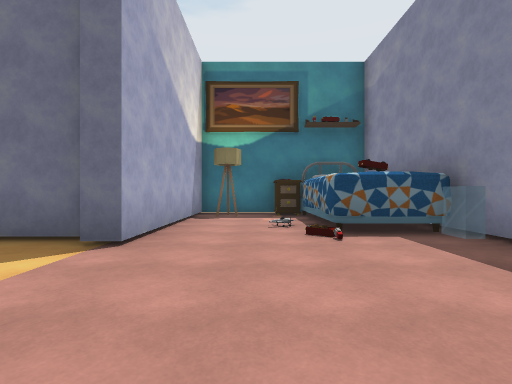
[1] (above)

23 first-person views from a walk through a Unity game level. The camera is 1.3 m above the floor, looks level and sees 85° across. The floor is counted in squares, 2 m on a side. Each view is taken from the middle of a square. On the plan, view 1 faces up. The plan holds only what a view shows up to about 9 squares ahead; the rest is blank. The player character is not drawn. Some animated figures are left out. Some surface patterns are stand-ins.

[2]
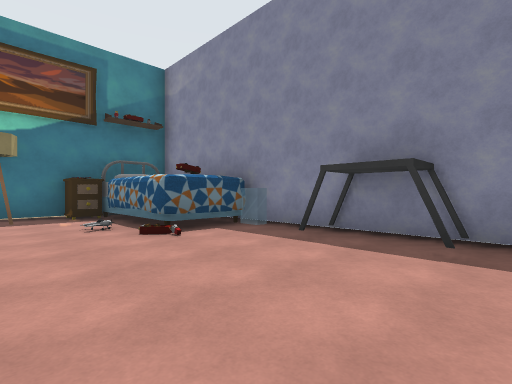

[3]
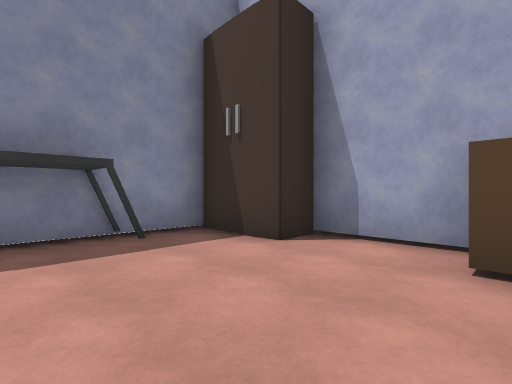

[4]
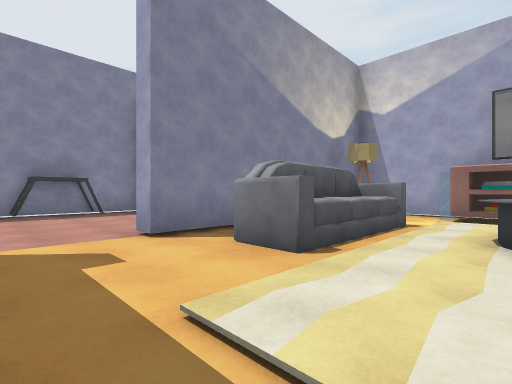

[5]
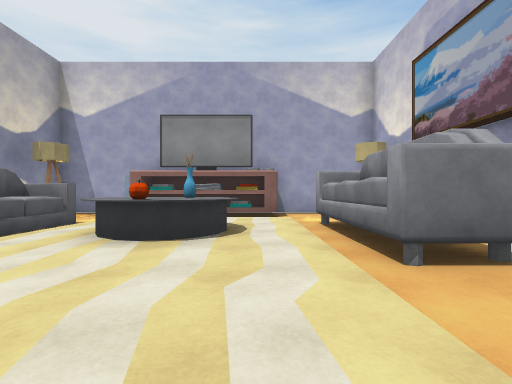

[6]
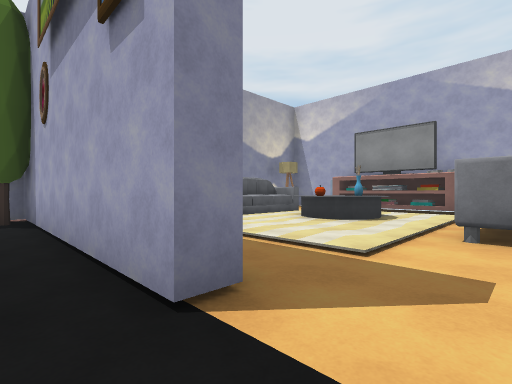

[7]
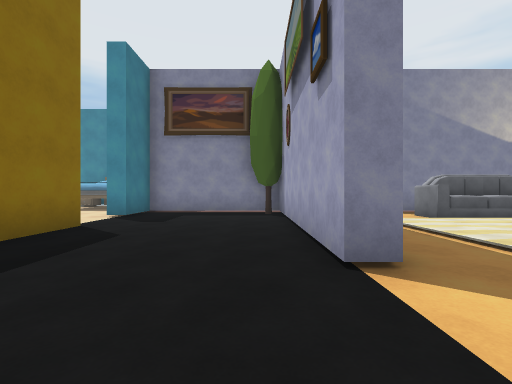

[8]
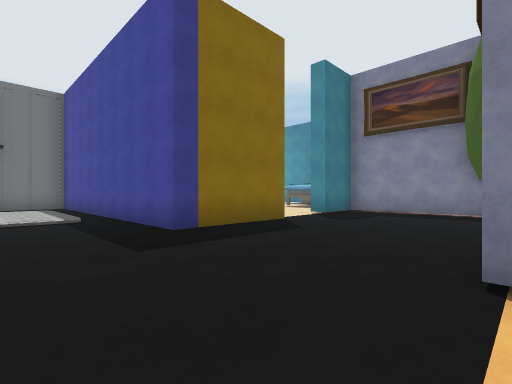

[9]
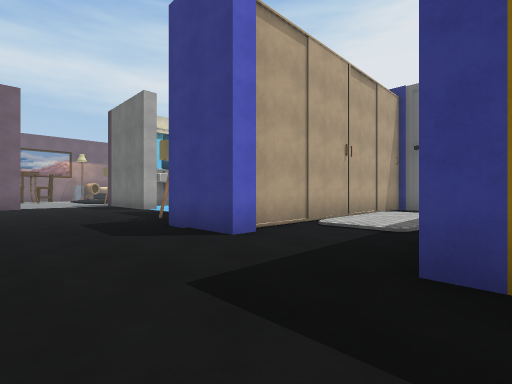

[10]
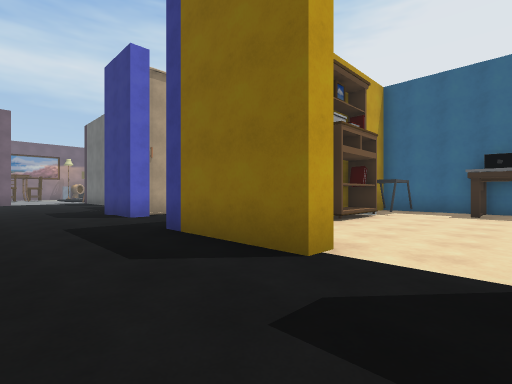

[11]
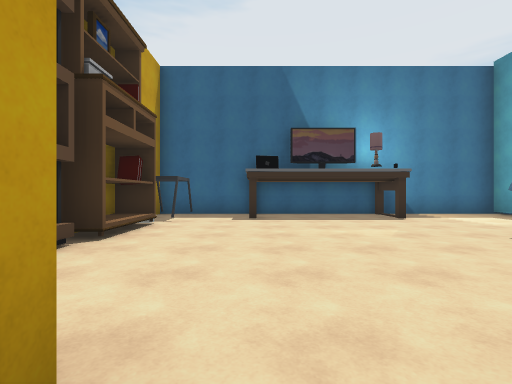

[12]
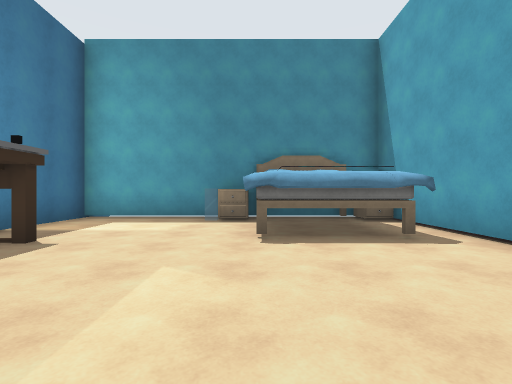

[13]
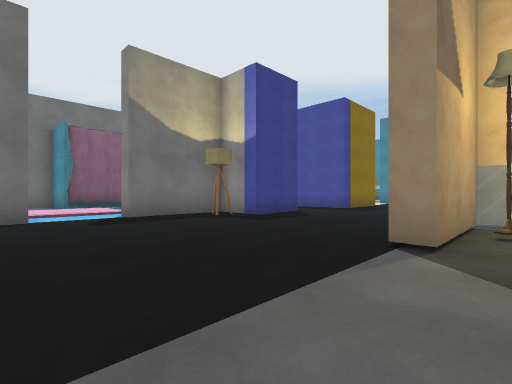

[14]
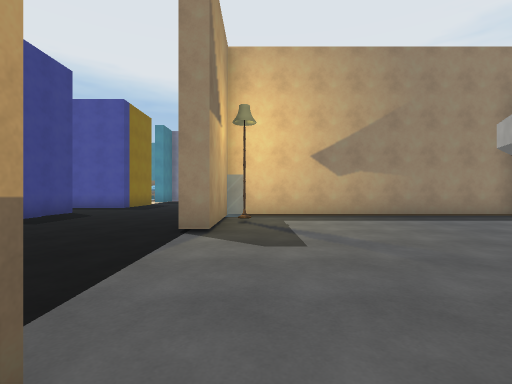

[15]
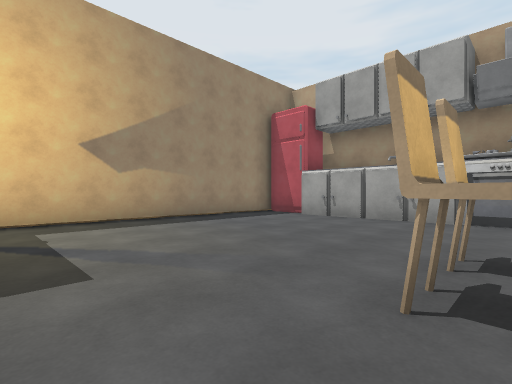

[16]
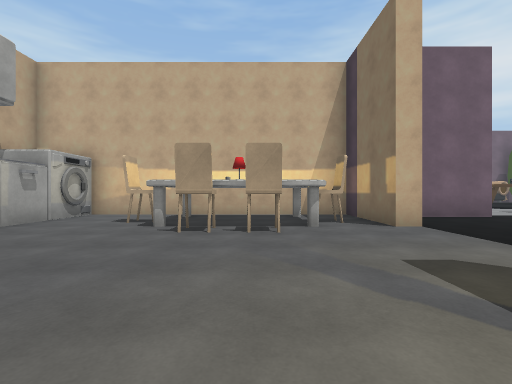

[17]
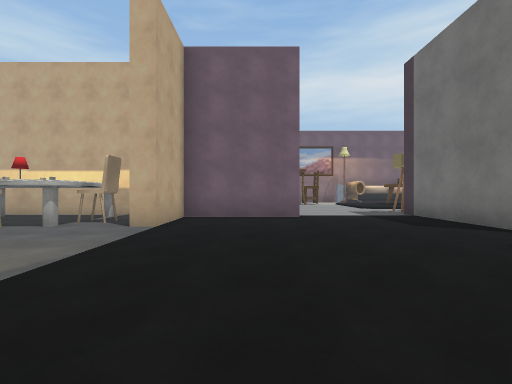

[18]
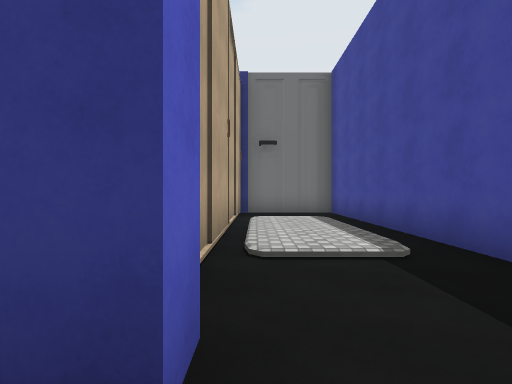

[19]
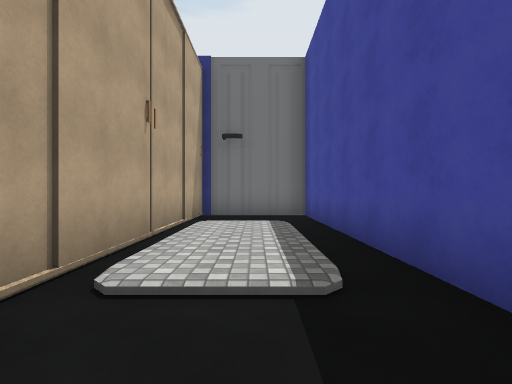

[20]
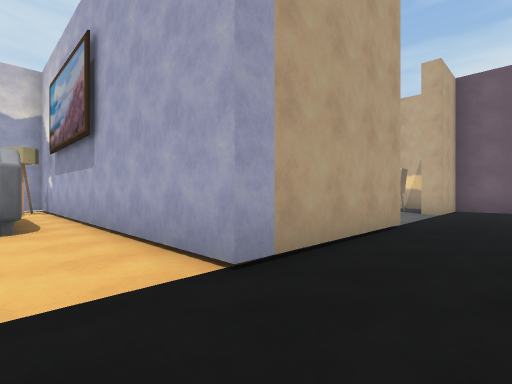

[21]
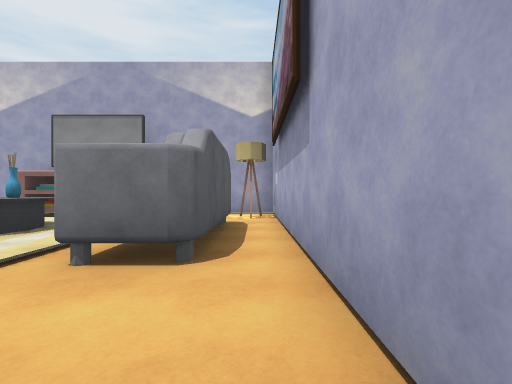

[22]
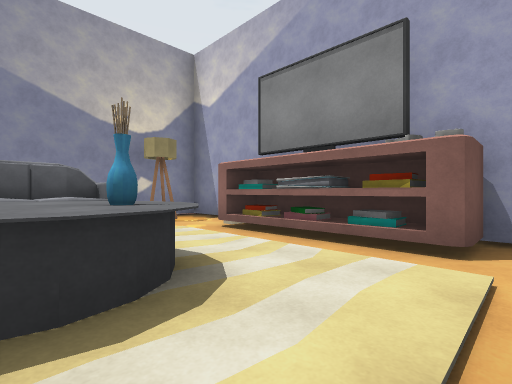

[23]
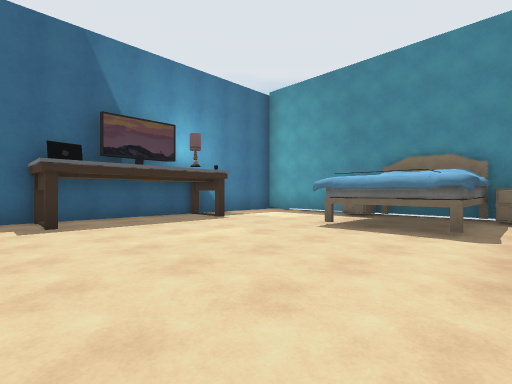

### Floor plan
Points are (right, up) in squares from view 1. A wall is a line through its corners. A room is listed if a view was taken in it or the views show most of it. See-through windows are left out.
Room 1 (views 1, 2)
walls: (3.3, 2.6) (3.3, 4.9); (3.3, -1) (3.3, 0.4); (-0.5, -1.7) (1.5, -1.7); (0.5, 8.4) (-1.6, 8.4) (-1.6, 3.4)
low walls: (1.3, 4.5) (1.3, 6.8)
ways out: opening at (-1.5, 2.5) to room 2
objects: box (-1, -1); lamp (-1, 7); other object (1, 4); other object (1, 7); other object (1, 8); wardrobe (2, -1); desk (3, 1) to (3, 2)
Room 2 (views 3, 4, 5, 6, 7, 8, 9, 10, 11, 12, 13, 14, 15, 16, 17, 18, 19, 20, 21, 22, 23)
walls: (-8.6, 3.8) (-8.6, 4.2) (-2.1, 4.2) (-2.1, 8.4) (-3.7, 8.4) (-3.7, 8.9); (-11.2, 9.2) (-11.2, 8.7) (-13.2, 8.7) (-13.2, 10); (-10.2, 0.6) (-9.3, 0.6) (-9.3, -2.9); (-5.6, 8.9) (-5.6, 8.4) (-8.6, 8.4) (-8.6, 12.5); (-13.6, 10.4) (-16.2, 10.4); (-10.5, -2.5) (-10.5, 0.4); (-2.2, 3.7) (-3.5, 3.7); (-1.6, 3.4) (-2.1, 3.4); (-12.5, -3.9) (-12.5, 3.7) (-15.5, 3.7) (-15.5, 4.2) (-11.5, 4.2) (-11.5, -5.4) (-8.6, -5.4) (-8.6, -4.2) (-4.8, -4.2); (-1.6, 8.9) (0.5, 8.9); (-8.1, -4.3) (-7.2, -4.4); (-8.6, 14.4) (-8.6, 16.8) (-11.5, 16.8) (-11.5, 9.4); (-4.2, -2.6) (-3.4, -2.6) (-3.5, -0.2); (-2.1, -0.4) (-2.1, 1.2) (-1.6, 1.2); (-8.1, -4.4) (-7.5, -4.4); (-19.2, 2.2) (-19.2, 1.5); (-3.5, -2.2) (-3.4, -0.7); (-18.1, 10.4) (-22.2, 10.4); (-4.2, -2.9) (-4.2, 0.6) (-3.2, 0.6); (-1.4, 10.1) (-1.4, 10.7); (-8.3, -5) (-5, -5) (-5, -4.1); (-5.8, -4.3) (-5.2, -4.5); (-7.1, -4.9) (-7.1, -4.2); (-1.2, 10.5) (-1.2, 11.7); (-5.9, -4.7) (-5.8, -4.4); (-21.3, 7.2) (-21.3, 4.2) (-19.2, 4.2) (-19.2, 3.7) (-22.1, 3.7) (-22.1, -3.9); (-4.5, -5.4) (-2.1, -5.4) (-2.1, -3.8); (1.2, 9.7) (-1.1, 9.7) (-1.1, 12); (-5.2, 16.4) (-6.5, 16.4); (-1.4, 14.8) (-1.4, 16.4) (-5, 16.4); (-20.4, -3.7) (-14.1, -3.7)
low walls: (-7.9, -4.8) (-7.8, -4.3); (-6.9, -4.7) (-6.7, -4.3); (-5.8, -4.4) (-5.3, -4.4); (-6.8, -4.8) (-6.8, -4.2) (-6.3, -4.5)
ways out: opening at (-1.5, 2.5) to room 1; opening at (-22, 8.5); opening at (-17.5, 10); opening at (-1, 13.5); opening at (-0.5, 9)
objects: washer (-21, -4); chair (-20, -1); lamp (-20, 1); chair (-20, 2); chair (-19, 0); chair (-19, 1); lamp (-14, 3); lamp (-14, 9); lamp (-11, -4); carpet (-11, 11) to (-10, 14); shelf (-8, 9); other object (-8, 13); other object (-8, 14) to (-7, 14); desk (-8, 16) to (-7, 16); other object (-7, -2); table (-7, -2) to (-6, -1); drawers (-7, 12) to (-7, 13); lamp (-3, -4); tree (-3, 5)

Where each view was taken, in squares from view 1:
view 1: 0 up, 0 right, facing up
view 2: 0 up, 1 left, facing up-right
view 3: 2 up, 1 left, facing down-right
view 4: 3 up, 6 left, facing down-right
view 5: 3 up, 8 left, facing down
view 6: 5 up, 10 left, facing down-right
view 7: 5 up, 11 left, facing right
view 8: 4 up, 11 left, facing up-right
view 9: 6 up, 8 left, facing up-left
view 10: 6 up, 4 left, facing up-left
view 11: 8 up, 5 left, facing up
view 12: 12 up, 5 left, facing right
view 13: 3 up, 19 left, facing up-right
view 14: 3 up, 20 left, facing right
view 15: 3 up, 19 left, facing down-right
view 16: 1 up, 14 left, facing left
view 17: 6 up, 14 left, facing left
view 18: 8 up, 11 left, facing up
view 19: 9 up, 10 left, facing up
view 20: 6 up, 10 left, facing down-left
view 21: 3 up, 11 left, facing down
view 22: 1 down, 9 left, facing down-right
view 23: 9 up, 6 left, facing up-right
